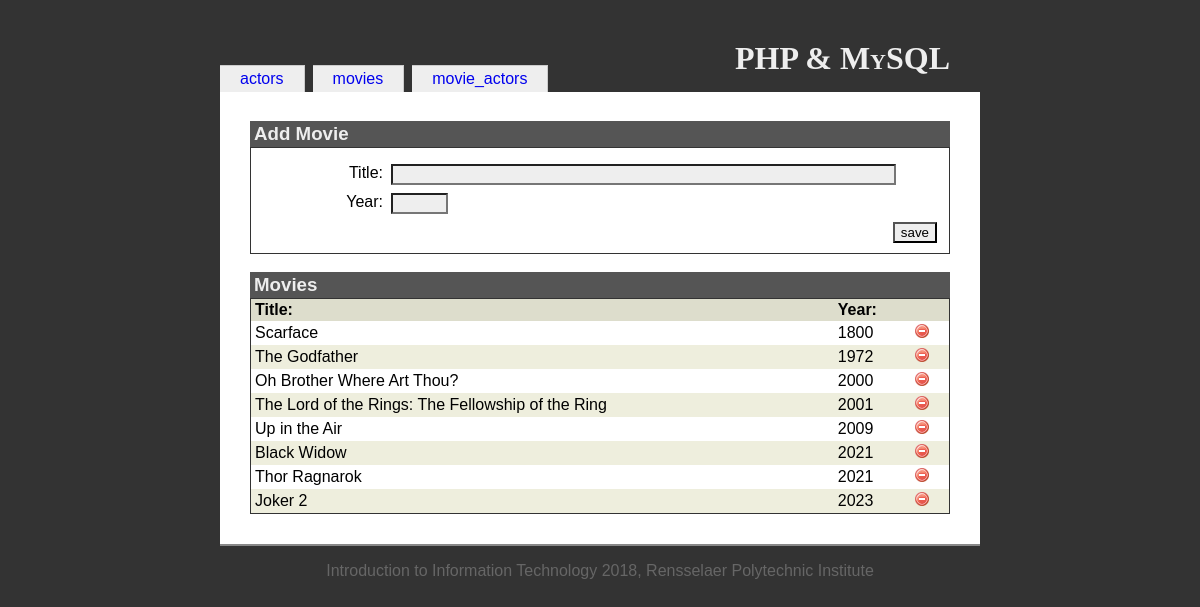
The app's page /lab9/inclassexample/movies.php with its own data.
### tables this page shows
CREATE TABLE `movies` (
  `movieid` int(10) UNSIGNED NOT NULL,
  `title` varchar(100) NOT NULL,
  `year` char(4) DEFAULT NULL
);

### lab9/inclassexample/movies.php (the view, shortened to what this page needs)
<?php
include('includes/init.inc.php');
include('includes/functions.inc.php');
?>
<?php
include('includes/head.inc.php');
?>
<h1>PHP &amp; MySQL</h1>
<?php include('includes/menubody.inc.php'); ?>
<?php
$dbOk = false;
@$db = new mysqli('localhost', 'phpmyadmin', 'Antonio00!1074', 'iit');
if ($db->connect_error) {
   echo '<div class="messages">Could not connect to the database. Error: ';
   echo $db->connect_errno . ' - ' . $db->connect_error . '</div>';
} else {
   $dbOk = true;
}
$havePost = isset($_POST["save"]);
$errors = '';
?>
<h3>Add Movie</h3>
<form id="addForm" name="addForm" action="movies.php" method="post" onsubmit="return validateMovie(this);">
   <fieldset>
      <div class="formData">
         <label class="field" for="title">Title:</label>
         <div class="value"><input type="text" size="60" value="<?php if ($havePost && $errors != '') {
                                                                     echo $title;
                                                                  } ?>" name="title" id="title" /></div>
         <label class="field" for="year">Year:</label>
         <div class="value"><input type="text" size="4" maxlength="4" value="<?php if ($havePost && $errors != '') {
                                                                                    echo $year;
                                                                                 } ?>" name="year" id="year" /></div>
         <input type="submit" value="save" id="save" name="save" />
      </div>
   </fieldset>
</form>
<h3>Movies</h3>
<table id="movieTable">
   <?php
   if ($dbOk) {
      $query = 'select * from movies order by year';
      $result = $db->query($query);
      $numRecords = $result->num_rows;
      echo '<tr><th>Title:</th><th>Year:</th><th></th></tr>';
      for ($i = 0; $i < $numRecords; $i++) {
         $record = $result->fetch_assoc();
         if ($i % 2 == 0) {
            echo "\n" . '<tr id="movie-' . $record['movieid'] . '"><td>';
         } else {
            echo "\n" . '<tr class="odd" id="movie-' . $record['movieid'] . '"><td>';
         }
         echo htmlspecialchars($record['title']);
         echo '</td><td>';
         echo htmlspecialchars($record['year']);
         echo '</td><td>';
         echo '<img src="resources/delete.png" class="deleteMovie" width="16" height="16" alt="delete movie"/>';
         echo '</td></tr>';
      }
   }
   ?>
</table>
<?php include('includes/foot.inc.php');
?>

### lab9/inclassexample/resources/iit.css (style rules this page uses)
body { font-family: Georgia, Arial, Helvetica, sans-serif; color: black; background-color: #333; margin: 0; padding: 0; }
h1 { position: relative; top: 20px; text-align: right; margin: 20px 30px 0 0; font-family: Palatino, Times New Roman, Times, serif; font-variant: small-caps; }
fieldset { clear: both; margin: 0; padding-top: 1em; border: 1px solid #333; }
.field { width: 120px; margin: 0 0.5em 0.5em 0; float: left; clear: left; text-align: right; }
.value { margin: 0 0 0.5em 0; }
input { background-color: #eee; color: black; }
#save { float: right; }
h3 { margin: 1em 0 0 0; background-color: #555; color: #eee; padding: 2px 4px; }
table { margin: 0; }
th { text-align: left; padding-right: 1em; }
td { padding-right: 1em; }
#movieTable { width: 100%; border-spacing: 0; border: 1px solid #333; }
#movieTable th { background-color: #ddc; padding: 2px 4px; }
#movieTable td { padding: 2px 4px; }
#movieTable tr.odd td { background-color: #eed; color: black; }
.deleteMovie { cursor: pointer; }

### records on screen
movies: title "Scarface", year "1800"
movies: title "The Godfather", year "1972"
movies: title "Oh Brother Where Art Thou?", year "2000"
movies: title "The Lord of the Rings: The Fellowship of the Ring", year "2001"
movies: title "Up in the Air", year "2009"
movies: title "Black Widow", year "2021"
movies: title "Thor Ragnarok", year "2021"
movies: title "Joker 2", year "2023"

### other values on screen
$value "actors"
$value "movies"
$value "movie_actors"
